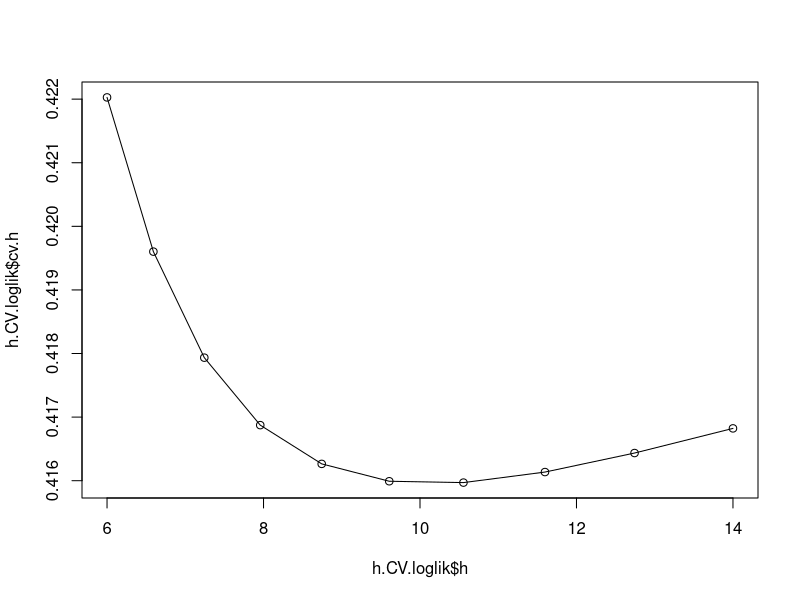
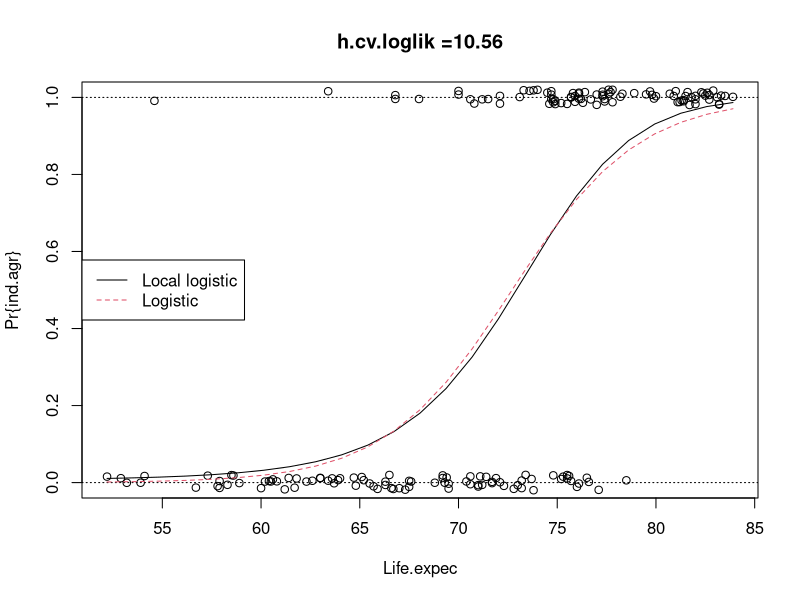
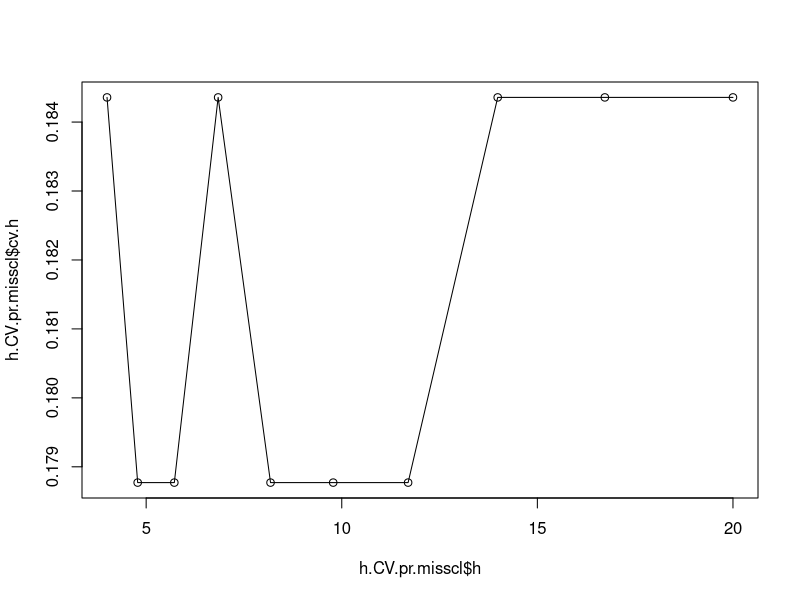

Here is the R script that generated these plots, in order:
## ---- chunk 1
knitr::opts_chunk$set(echo = TRUE)
## ---- chunk 2
# Bandwidth choice in the local logistic regression
# by leave-one-out cross-validation.
# Function "sm.binomial", from library "sm", is used.
#
# Pedro Delicado

# method can be equal to 'loglik.CV' (default) or 'prob.missclas.CV'
# rg.h=range of h
# h = how many values of h you want to use
h.cv.sm.binomial <- function(x,y,rg.h=NULL,l.h=10,method=loglik.CV){
   cv.h <- numeric(l.h)
   if (is.null(rg.h)){
      hh <- c(h.select(x,y,method="cv"),
              h.select(x,y,method="aicc"))#,hcv(x,y))
      rg.h <- range(hh)*c(1/1.1, 1.5)
   }
   i <- 0
   gr.h <- exp( seq(log(rg.h[1]), log(rg.h[2]), l=l.h))
   for (h in gr.h){
      i <- i+1
      cv.h[i] <- method(x,y,h)
   }
   return(list(h = gr.h,
               cv.h = cv.h,
               h.cv = gr.h[which.min(cv.h)]))
}

# method prob.missclas.CV: leave-one-out probability of miss-classification
prob.missclas.CV <- function(x,y,h){
  n <- length(x)
  pred <- sapply(1:n, # pred = probabilites
      function(i,x,y,h){
         sm.binomial(x=x[-i],y=y[-i],h=h,eval.points=x[i],display="none")$estimate # eval function at the point that has been removed
      },   x,y,h)
  return(sum(abs(pred-y)>.5)/n) # return proportion of missclassification
}

# method loglik.CV: leave-one-out log-likelihood
loglik.CV <- function(x,y,h){
  n <- length(x)
  pred <- sapply(1:n,
      function(i,x,y,h){
         sm.binomial(x=x[-i],y=y[-i],h=h,eval.points=x[i],display="none")$estimate
      },   x,y,h)
  return(-sum( y*log(pred/(1-pred)) + log(1-pred) )/n)
}
## ---- chunk 3
countries<-read.csv2(file="HDI.2017.subset.csv",row.names = 1)
attach(countries)
ind.agr<-(Agric.employ.. < median(Agric.employ..) )
library(sm)
## ---- chunk 4
# using h.CV.loglik
h.CV.loglik <- h.cv.sm.binomial(Life.expec,ind.agr,rg.h=c(6,14),method=loglik.CV)
plot(h.CV.loglik$h,h.CV.loglik$cv.h)
lines(h.CV.loglik$h,h.CV.loglik$cv.h)
## ---- chunk 5
aux <- sm.binomial(Life.expec,ind.agr,h=h.CV.loglik$h.cv)
title(main=paste("h.cv.loglik =",round(h.CV.loglik$h.cv,2),sep=""))

aux.glm <- glm(ind.agr ~ Life.expec,family=binomial)
pred <- predict(aux.glm,
                newdata=data.frame(Life.expec=aux$eval.points),
                type="response")
lines(aux$eval.points,pred,col=2,lty=2)
legend("left",c("Local logistic","Logistic"),
      col=c(1,2),lty=c(1,2))

## ---- chunk 6
# using h.CV.pr.misscl
n<-length(Life.expec)
h.CV.pr.misscl <- h.cv.sm.binomial(Life.expec,ind.agr,rg.h=c(4,20),
                                   method=prob.missclas.CV)
plot(h.CV.pr.misscl$h,h.CV.pr.misscl$cv.h)
lines(h.CV.pr.misscl$h,h.CV.pr.misscl$cv.h)
